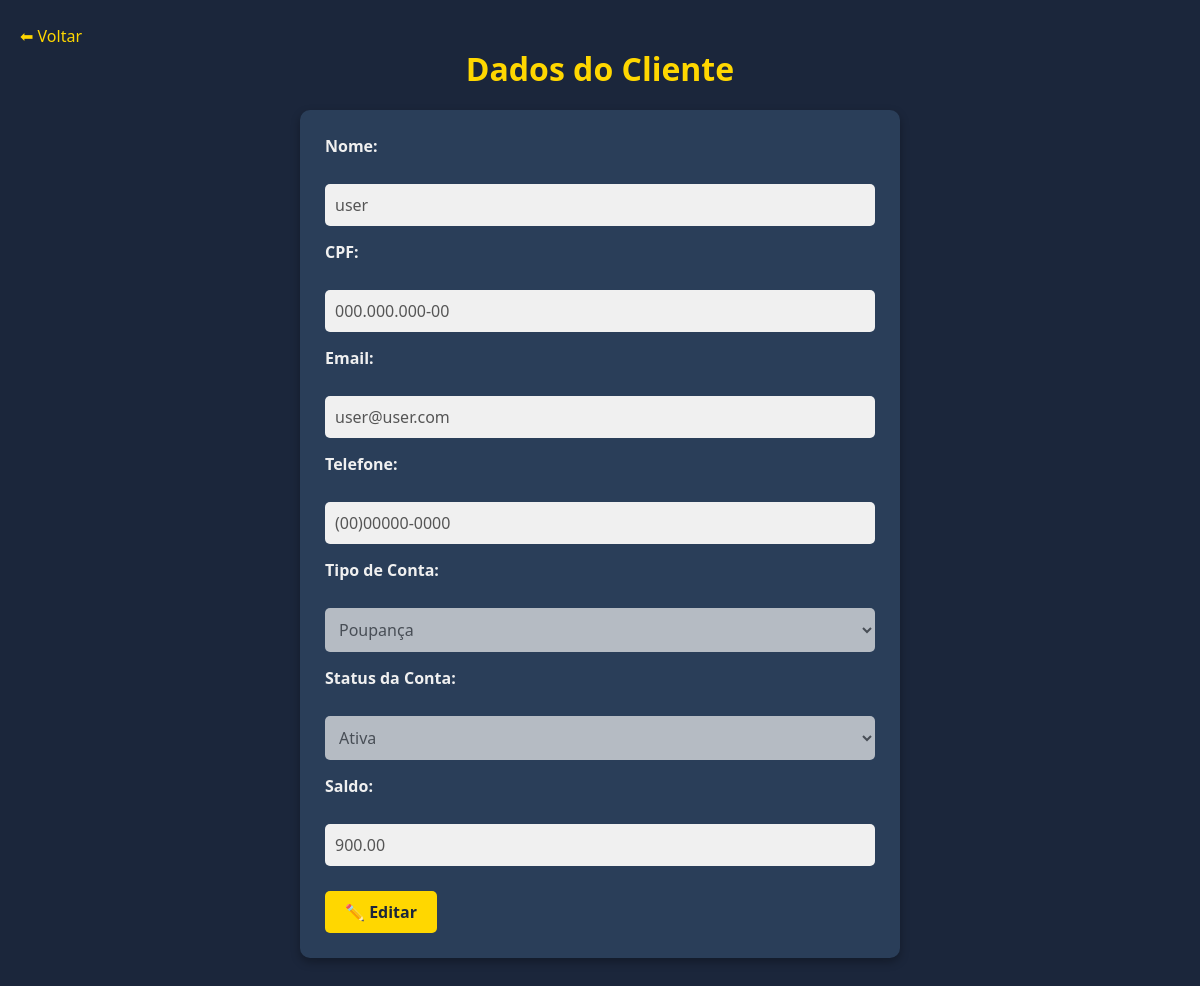
Page /users/cliente/6/ (signed in) on the earlier database version.
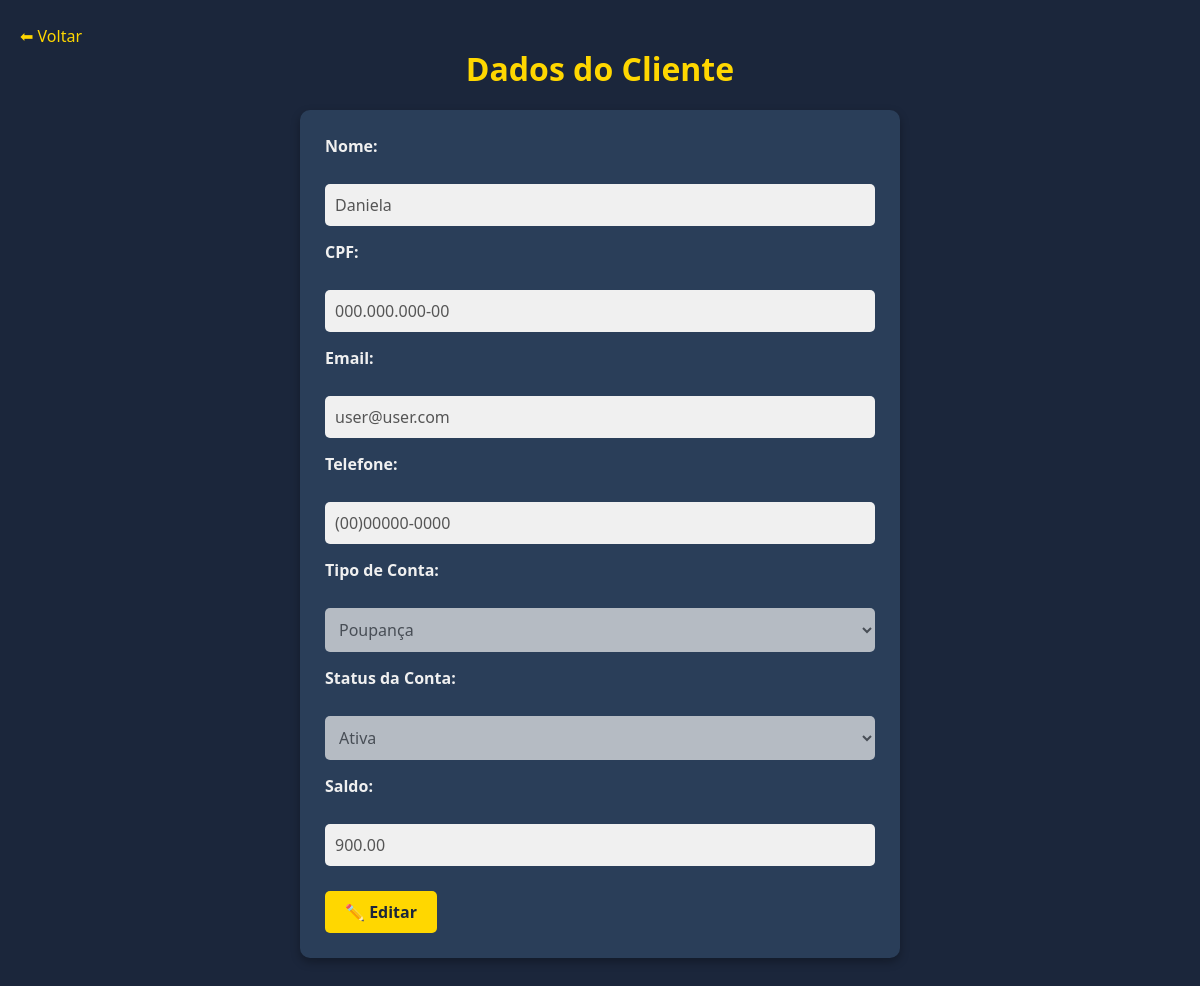
Same page on the later database version.
### users/models.py (models this page shows, shortened)
class Cliente(models.Model):
    gerente_responsavel = models.ForeignKey(
        Gerente,
        on_delete=models.SET_NULL,
        null=True,
        blank=True,
        related_name="clientes"
    )
    numero_da_conta = models.CharField(
        max_length=20,
        unique=True,
        default=gerar_numero_conta
    )
    cpf = models.CharField(max_length=14, unique=True, validators=[cpf_validator])
    username = models.CharField(max_length=150)
    email = models.EmailField(unique=True)
    password = models.CharField(max_length=128)
    data_de_nascimento = models.DateField()
    telefone = models.CharField(max_length=14, validators=[telefone_validator])
    data_de_cadastro = models.DateTimeField(auto_now_add=True)
    saldo = models.DecimalField(max_digits=10, decimal_places=2, default=0.00)
    tipo_de_conta = models.CharField(
        max_length=20,
        choices=[
            ('corrente', 'Conta Corrente'),
            ('poupanca', 'Conta Poupança'),
            ('salario', 'Conta Salário'),
        ]
    )
    status_conta = models.CharField(max_length=20, default='ativa')
    admUser = models.BooleanField(default=False)
    creditos = models.DecimalField(max_digits=10, decimal_places=2, default=0.00)

### users/views.py (the view, shortened to what this page needs)
# urls.py: path('cliente/<int:cliente_id>/', views.view_cliente_detalhes, name='cliente_detalhes'),
def view_cliente_detalhes(request, cliente_id):
    if "user_id" not in request.session:
        return redirect("users:login")
    admUser = request.session.get("admUser", False)
    if not admUser:
        return redirect("users:perfil")
    cliente = Cliente.objects.get(id=cliente_id)
    return render(request, "users/perfil/gerente/cliente_detalhes.html", {"cliente": cliente})

### templates/users/perfil/gerente/cliente_detalhes.html (shortened to what this page needs)
<!DOCTYPE html>
<html lang="pt-BR">
<head>
    {% load static %}
    <link rel="stylesheet" href="{% static 'perfil/gerente/cliente_detalhes/style.css' %}">
</head>
<body>
    <a href="{% url 'users:perfil' %}">⬅ Voltar</a>
    <h1>Dados do Cliente</h1>
    <form method="POST">
        <p>
            <label><strong>Nome:</strong></label><br>
            <input type="text" name="username" value="{{ cliente.username }}" disabled>
        </p>
        <p>
            <label><strong>CPF:</strong></label><br>
            <input type="text" name="cpf" value="{{ cliente.cpf }}" disabled>
        </p>
        <p>
            <label><strong>Email:</strong></label><br>
            <input type="email" name="email" value="{{ cliente.email }}" disabled>
        </p>
        <p>
            <label><strong>Telefone:</strong></label><br>
            <input type="text" name="telefone" value="{{ cliente.telefone }}" disabled>
        </p>
        <p>
            <label><strong>Tipo de Conta:</strong></label><br>
            <select name="tipo_de_conta" disabled>
                <option value="poupanca" {% if cliente.tipo_de_conta == "poupanca" %}selected{% endif %}>Poupança</option>
            </select>
        </p>
        <p>
            <label><strong>Status da Conta:</strong></label><br>
            <select name="status_conta" disabled>
                <option value="ativa" {% if cliente.status_conta == "ativa" %}selected{% endif %}>Ativa</option>
            </select>
        </p>
        <p>
            <label><strong>Saldo:</strong></label><br>
            <input type="number" step="0.01" name="saldo" value="{{ cliente.saldo }}" disabled>
        </p>
        <div style="margin-top: 10px;">
            <button type="button" id="editarBtn">✏️ Editar</button>
        </div>
    </form>
    <br>
</body>
</html>

Differences in the rows shown:
changed Cliente "user@user.com": username "user" → "Daniela"
